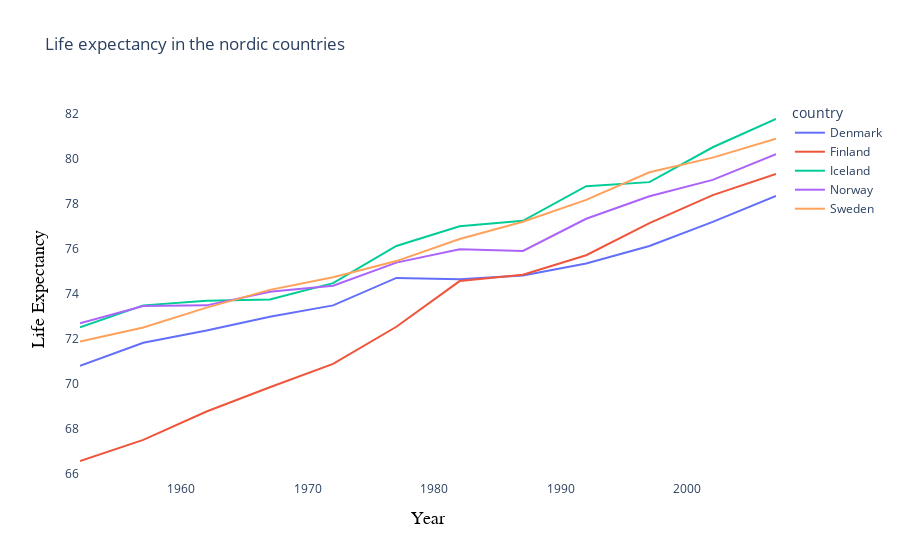

Notebook source saved alongside this figure:
### Code cell
fig = px.line(
    nordic,
    y="lifeExp",
    x="year",
    color = "country",
    title=("Life expectancy in the nordic countries")
)

fig.update_layout(
     hovermode = "x",
     plot_bgcolor="white",
         xaxis=dict(
         title="Year",    
        title_font=dict(
            size=18,    # Font size
            family="Arial Black, sans-serif",  # Font type (optional)
            color="black"  # Font color
        )
    ),
    yaxis=dict(
        title="Life Expectancy",
        title_font=dict(
            size=18,
            family="Arial Black, sans-serif",  # "Arial Black" makes it look bolder
            color="black"
        )
    )
    
)

fig.update_xaxes(
    showspikes = True,
    spikemode = "across",
    spikesnap = "cursor",

)


fig.show()

### Figure 1 — Plotly figure (JSON) as saved in the notebook; plotly's stock layout.template omitted (floating-point values rounded to 4 significant figures)
{"data": [{"hovertemplate": "country=Denmark<br>year=%{x}<br>lifeExp=%{y}<extra></extra>", "legendgroup": "Denmark", "line": {"color": "#636efa", "dash": "solid"}, "marker": {"symbol": "circle"}, "mode": "lines", "name": "Denmark", "orientation": "v", "showlegend": true, "type": "scatter", "x": [1952, 1957, 1962, 1967, 1972, 1977, 1982, 1987, 1992, 1997, 2002, 2007], "xaxis": "x", "y": [70.78, 71.81, 72.35, 72.96, 73.47, 74.69, 74.63, 74.8, 75.33, 76.11, 77.18, 78.33], "yaxis": "y"}, {"hovertemplate": "country=Finland<br>year=%{x}<br>lifeExp=%{y}<extra></extra>", "legendgroup": "Finland", "line": {"color": "#EF553B", "dash": "solid"}, "marker": {"symbol": "circle"}, "mode": "lines", "name": "Finland", "orientation": "v", "showlegend": true, "type": "scatter", "x": [1952, 1957, 1962, 1967, 1972, 1977, 1982, 1987, 1992, 1997, 2002, 2007], "xaxis": "x", "y": [66.55, 67.49, 68.75, 69.83, 70.87, 72.52, 74.55, 74.83, 75.7, 77.13, 78.37, 79.31], "yaxis": "y"}, {"hovertemplate": "country=Iceland<br>year=%{x}<br>lifeExp=%{y}<extra></extra>", "legendgroup": "Iceland", "line": {"color": "#00cc96", "dash": "solid"}, "marker": {"symbol": "circle"}, "mode": "lines", "name": "Iceland", "orientation": "v", "showlegend": true, "type": "scatter", "x": [1952, 1957, 1962, 1967, 1972, 1977, 1982, 1987, 1992, 1997, 2002, 2007], "xaxis": "x", "y": [72.49, 73.47, 73.68, 73.73, 74.46, 76.11, 76.99, 77.23, 78.77, 78.95, 80.5, 81.76], "yaxis": "y"}, {"hovertemplate": "country=Norway<br>year=%{x}<br>lifeExp=%{y}<extra></extra>", "legendgroup": "Norway", "line": {"color": "#ab63fa", "dash": "solid"}, "marker": {"symbol": "circle"}, "mode": "lines", "name": "Norway", "orientation": "v", "showlegend": true, "type": "scatter", "x": [1952, 1957, 1962, 1967, 1972, 1977, 1982, 1987, 1992, 1997, 2002, 2007], "xaxis": "x", "y": [72.67, 73.44, 73.47, 74.08, 74.34, 75.37, 75.97, 75.89, 77.32, 78.32, 79.05, 80.2], "yaxis": "y"}, {"hovertemplate": "country=Sweden<br>year=%{x}<br>lifeExp=%{y}<extra></extra>", "legendgroup": "Sweden", "line": {"color": "#FFA15A", "dash": "solid"}, "marker": {"symbol": "circle"}, "mode": "lines", "name": "Sweden", "orientation": "v", "showlegend": true, "type": "scatter", "x": [1952, 1957, 1962, 1967, 1972, 1977, 1982, 1987, 1992, 1997, 2002, 2007], "xaxis": "x", "y": [71.86, 72.49, 73.37, 74.16, 74.72, 75.44, 76.42, 77.19, 78.16, 79.39, 80.04, 80.88], "yaxis": "y"}], "layout": {"hovermode": "x", "legend": {"title": {"text": "country"}, "tracegroupgap": 0}, "plot_bgcolor": "white", "title": {"text": "Life expectancy in the nordic countries"}, "xaxis": {"anchor": "y", "domain": [0, 1], "showspikes": true, "spikemode": "across", "spikesnap": "cursor", "title": {"font": {"color": "black", "family": "Arial Black, sans-serif", "size": 18}, "text": "Year"}}, "yaxis": {"anchor": "x", "domain": [0, 1], "title": {"font": {"color": "black", "family": "Arial Black, sans-serif", "size": 18}, "text": "Life Expectancy"}}}}
